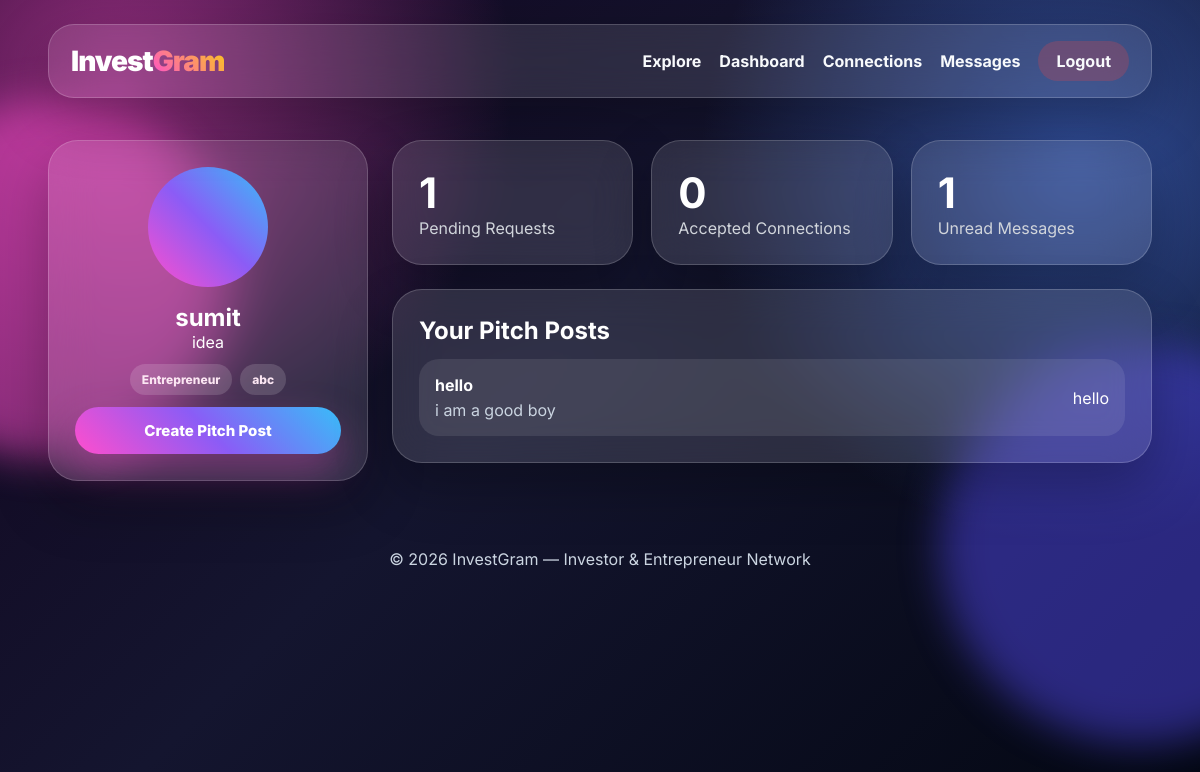
The app's page /dashboard/ (signed in) with its own data.
### connect/models.py (models this page shows, shortened)
class Profile(models.Model):
    ROLE_CHOICES = (
        ('investor', 'Investor'),
        ('entrepreneur', 'Entrepreneur'),
    )
    STAGE_CHOICES = (
        ('idea', 'Idea Stage'),
        ('mvp', 'MVP'),
        ('early', 'Early Revenue'),
        ('growth', 'Growth Stage'),
    )
    user = models.OneToOneField(User, on_delete=models.CASCADE)
    role = models.CharField(max_length=20, choices=ROLE_CHOICES)
    full_name = models.CharField(max_length=120)
    headline = models.CharField(max_length=160, blank=True)
    company_name = models.CharField(max_length=120, blank=True)
    industry = models.CharField(max_length=100)
    city = models.CharField(max_length=80, blank=True)
    bio = models.TextField()
    stage = models.CharField(max_length=20, choices=STAGE_CHOICES, blank=True)
    funding_need = models.CharField(max_length=100, blank=True)
    ticket_size = models.CharField(max_length=100, blank=True)
    website = models.URLField(blank=True)
    linkedin = models.URLField(blank=True)
    profile_image = models.ImageField(upload_to='profiles/', blank=True, null=True)
    verified = models.BooleanField(default=False)
    premium = models.BooleanField(default=False)
    created_at = models.DateTimeField(auto_now_add=True)

class StartupPost(models.Model):
    author = models.ForeignKey(User, on_delete=models.CASCADE)
    title = models.CharField(max_length=180)
    content = models.TextField()
    funding_goal = models.CharField(max_length=100, blank=True)
    category = models.CharField(max_length=80, blank=True)
    image = models.ImageField(upload_to='posts/', blank=True, null=True)
    created_at = models.DateTimeField(auto_now_add=True)

### connect/views.py (the view)
# urls.py: path('dashboard/', views.dashboard, name='dashboard'),
@login_required
def dashboard(request):
    profile = Profile.objects.filter(user=request.user).first()
    pending = Connection.objects.filter(receiver=request.user, status='pending').count()
    accepted = Connection.objects.filter(Q(sender=request.user) | Q(receiver=request.user), status='accepted').count()
    unread = Message.objects.filter(receiver=request.user, is_read=False).count()
    posts = StartupPost.objects.filter(author=request.user)
    return render(request, 'connect/dashboard.html', {
        'profile': profile,
        'pending': pending,
        'accepted': accepted,
        'unread': unread,
        'posts': posts,
    })

### connect/templates/connect/dashboard.html (shortened to what this page needs)
{% extends 'connect/base.html' %}
{% block content %}
<section class="dashboard-layout">
    <aside class="profile-panel glass-box">
        <div class="avatar big gradient"></div>
        <h2>{{ profile.full_name|default:user.username }}</h2>
        <p>{{ profile.headline|default:'Complete your profile' }}</p>
        <div class="badge-row center">
            {% if profile %}<span>{{ profile.role|title }}</span><span>{{ profile.industry }}</span>{% endif %}
        </div>
        <a href="{% url 'create_post' %}" class="btn primary wide">Create Pitch Post</a>
    </aside>
    <section class="dash-main">
        <div class="metric-grid">
            <div class="metric glass-box"><strong>{{ pending }}</strong><span>Pending Requests</span></div>
            <div class="metric glass-box"><strong>{{ accepted }}</strong><span>Accepted Connections</span></div>
            <div class="metric glass-box"><strong>{{ unread }}</strong><span>Unread Messages</span></div>
        </div>
        <div class="glass-box">
            <h2>Your Pitch Posts</h2>
            {% for post in posts %}
                <div class="list-item">
                    <div>
                        <strong>{{ post.title }}</strong>
                        <p>{{ post.content|truncatewords:18 }}</p>
                    </div>
                    <span>{{ post.category }}</span>
                </div>
            {% empty %}
                <p class="empty">No pitch posts yet. Create one to attract investors.</p>
            {% endfor %}
        </div>
    </section>
</section>
{% endblock %}

### connect/static/connect/css/style.css (style rules this page uses)
* { margin:0;padding:0;box-sizing:border-box }
body { font-family:Inter,Arial,sans-serif; min-height:100vh; color:#fff; background: radial-gradient(circle at 10% 10%, rgba(255,78,205,.55), transparent 30%), radial-gradient(circle at 90% 20%, rgba(71,118,230,.6), transparent 30%), linear-gradient(135deg,#13051f,#14152f 45%,#030712); overflow-x:hidden; }
a { text-decoration:none;color:inherit }
.pill,.btn { display:inline-flex;align-items:center;justify-content:center; border-radius:999px;border:0;cursor:pointer;font-weight:800; }
.btn { padding:14px 24px;font-size:15px }
.btn.primary { background:linear-gradient(45deg,#ff4ecd,#8b5cf6,#38bdf8);color:#fff;box-shadow:0 18px 40px rgba(255,78,205,.35) }
.btn.wide { width:100% }
.mini-card,.pitch-box,.glass-box,.profile-card,.post-card,.auth-card { border:1px solid rgba(255,255,255,.18); background:rgba(255,255,255,.12); backdrop-filter:blur(22px); box-shadow:0 24px 55px rgba(0,0,0,.28); }
.avatar,.avatar-img { border-radius:50%;flex:0 0 auto }
.avatar { width:58px;height:58px;background:rgba(255,255,255,.22) }
.avatar.big { width:120px;height:120px }
.avatar.gradient { background:linear-gradient(45deg,#ff4ecd,#8b5cf6,#38bdf8) }
.badge-row { display:flex;gap:8px;flex-wrap:wrap;margin:12px 0 }
.badge-row.center { justify-content:center }
.badge-row span,.funding { padding:8px 12px;border-radius:999px;background:rgba(255,255,255,.15);font-size:12px;font-weight:800;color:#fce7f3 }
.dashboard-layout { display:grid;grid-template-columns:320px 1fr;gap:24px;margin-top:42px }
.glass-box { border-radius:30px;padding:26px;margin-bottom:24px }
.profile-panel { text-align:center }
.profile-panel .avatar { margin:0 auto 16px }
.metric-grid { display:grid;grid-template-columns:repeat(3,1fr);gap:18px }
.metric strong { display:block;font-size:42px }
.metric span { color:#d1d5db }
.list-item { display:flex;align-items:center;justify-content:space-between;gap:14px; padding:16px;border-radius:20px;background:rgba(255,255,255,.09);margin-top:14px; }
.list-item p { color:#cbd5e1;margin-top:5px }

### records on screen
Profile: full_name "sumit", headline "idea", role "Entrepreneur", industry "abc"
StartupPost: title "hello", content "i am a good boy", category "hello"

### other values on screen
{{ pending }} "1"
{{ accepted }} "0"
{{ unread }} "1"
